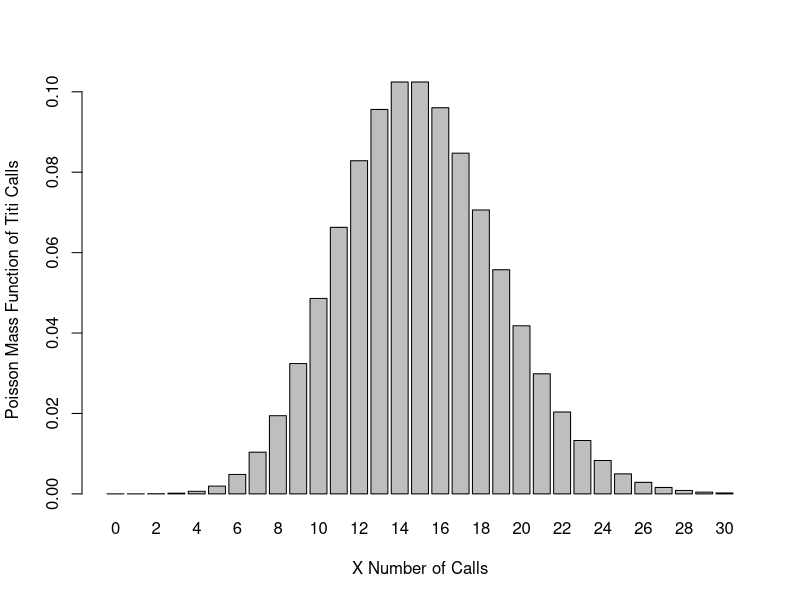
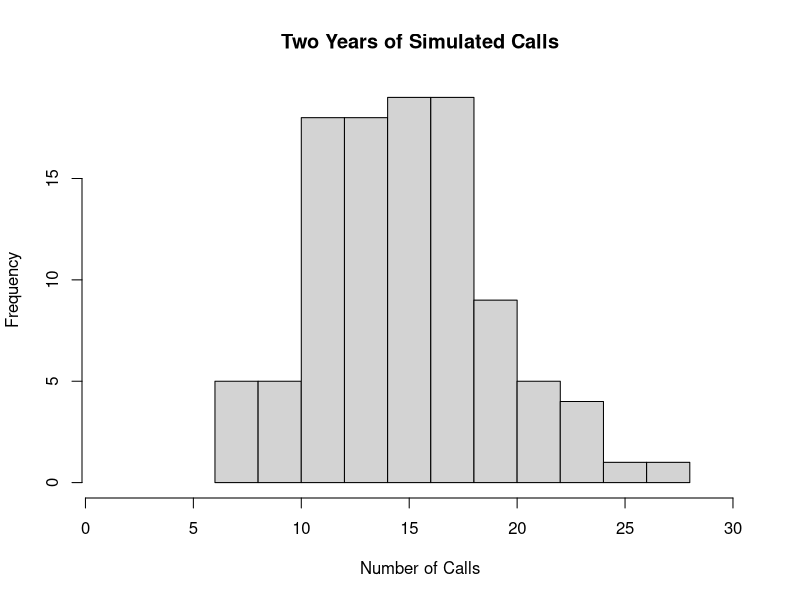
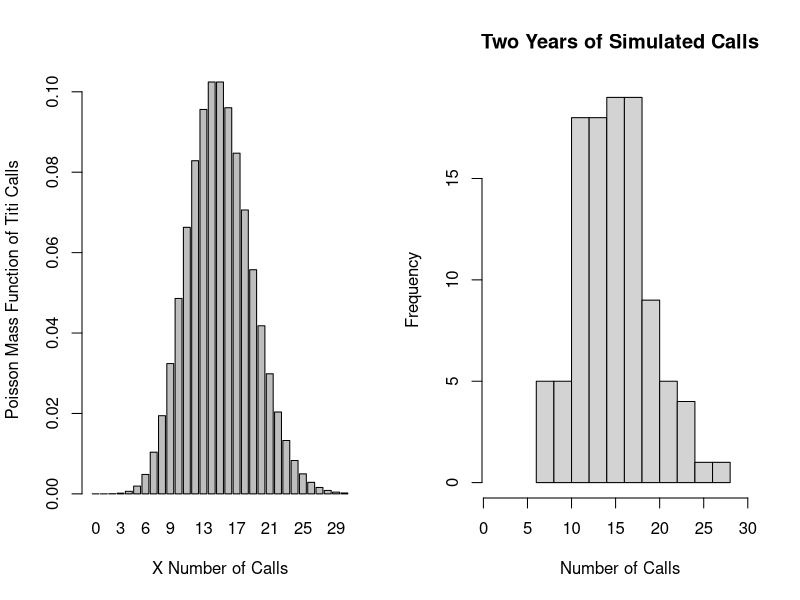

Reproduce these figures in R, in order.
## ---- chunk 1
X=8
1-ppois(q=X, lambda=15)
## ---- chunk 2
X=0
dpois(X, lambda = 15)
## ---- chunk 3
X<-3
dpois(X, lambda=15)
## ---- chunk 4
pmf<-barplot(dpois(0:30, lambda = 15), names.arg = 0:30, ylab = "Poisson Mass Function of Titi Calls", xlab = "X Number of Calls")
## ---- chunk 5
twoyr<-rpois(104, lambda = 15)
twoyr
## ---- chunk 6
htwoyr<-hist(twoyr, xlim = c(1,30), xlab = "Number of Calls", main = "Two Years of Simulated Calls")
## ---- chunk 7
par(mfrow= c(1,2))
barplot(dpois(0:30, lambda = 15), names.arg = 0:30, ylab = "Poisson Mass Function of Titi Calls", xlab = "X Number of Calls")
hist(twoyr, xlim = c(1,30), xlab = "Number of Calls", main = "Two Years of Simulated Calls")
